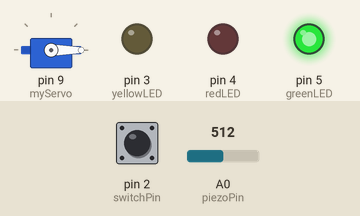
This program was run on a simulated Arduino Uno, built with avr-gcc and run on an emulated ATmega328P. Shown: servo, output pins drawn as LEDs (lit = HIGH). The inputs (shaded band) are chosen by the test bench; at power-on: pin 2 (switchPin) LOW, A0 (piezoPin) = 512. What the program prints to the serial monitor is not drawn.

Above: at 1.2 s.
1.3 s: pin 2 (switchPin) pulled HIGH for 0.15 s
At 2.0 s:
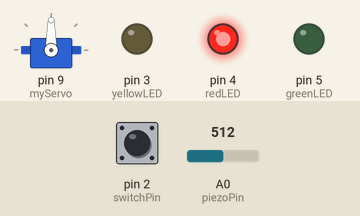
Timing chart, 0 to 4.3 s (numbered marks = the images above; inputs shaded):
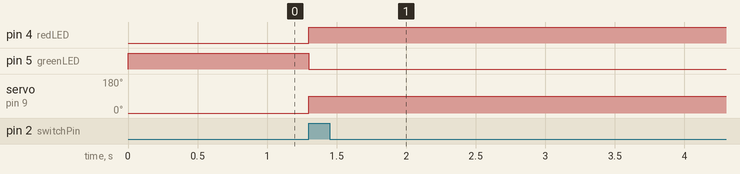

Measured:
- after the input at 1.3 s, pin 4 (redLED): LOW → HIGH at once; pin 5 (greenLED): HIGH → LOW at once; servo on pin 9 (myServo): 0° → 90° at once

The program:

main.cpp
```cpp
#include <Servo.h>
#include <Arduino.h>
Servo myServo;

const int piezoPin = A0;
const int switchPin = 2;
const int yellowLED = 3;
const int greenLED = 5;
const int redLED = 4;

int knockVal = 0, switchVal = 0;

const int quietKnock = 10;
const int loudKnock = 100;

boolean locked = false;
int numKnocks = 0;

void setup() {
  Serial.begin(115200);
  myServo.attach(9);
  pinMode(yellowLED, OUTPUT);
  pinMode(greenLED, OUTPUT);
  pinMode(redLED, OUTPUT);
  pinMode(switchPin, INPUT);
  digitalWrite(greenLED, HIGH);
  myServo.write(0);
}

boolean checkForKnock(int value)
{
  if (value > quietKnock && value < loudKnock)
  {
    digitalWrite(yellowLED, HIGH);
    delay(50);
    digitalWrite(yellowLED, LOW);
    Serial.print("Valid knock value! Value =");
    Serial.println(value);

    return true;
  }
  else
  {
    Serial.print("Invalid knock value. Value = ");
    Serial.println(value);

    return false;
  }

  return false;
}


void loop() {
  if (!locked)
  {
    switchVal = digitalRead(switchPin);

    if (switchVal == HIGH)
    {
      locked = true;
      digitalWrite(greenLED, LOW);
      digitalWrite(redLED, HIGH);
      myServo.write(90);
      Serial.println("The box is locked!");
      delay(1000);
    }
  }

  if (locked)
  {
    knockVal = analogRead(piezoPin);

    if (numKnocks < 3 && knockVal > 0)
    {
      if (checkForKnock(knockVal) == true)
      {
        numKnocks++;
      }

      Serial.print(3-numKnocks);
      Serial.println(" knocks to go");
    }

    if (numKnocks >= 3)
    {
      locked = false;
      myServo.write(0);
      delay(20);
      digitalWrite(greenLED, HIGH);
      digitalWrite(redLED, LOW);
      Serial.println("The box is unlocked!");
      numKnocks = 0;
    }
  }
}
```
